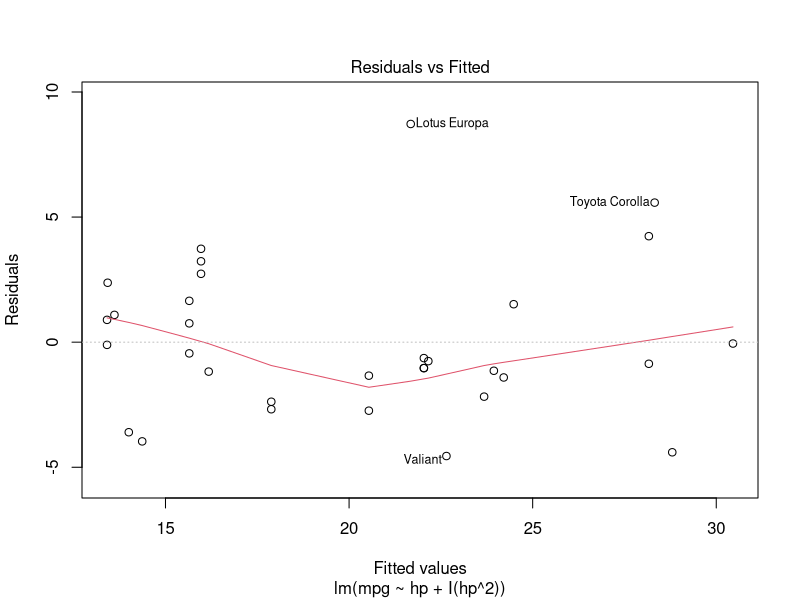
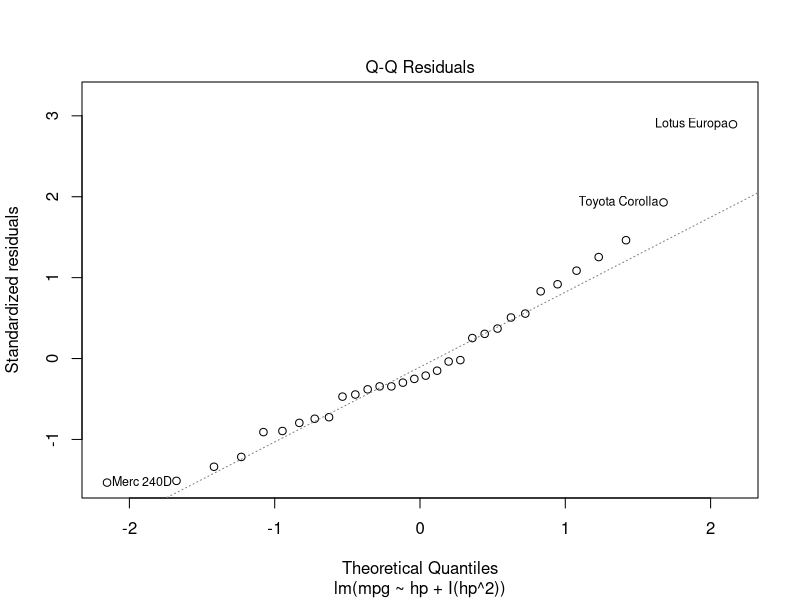
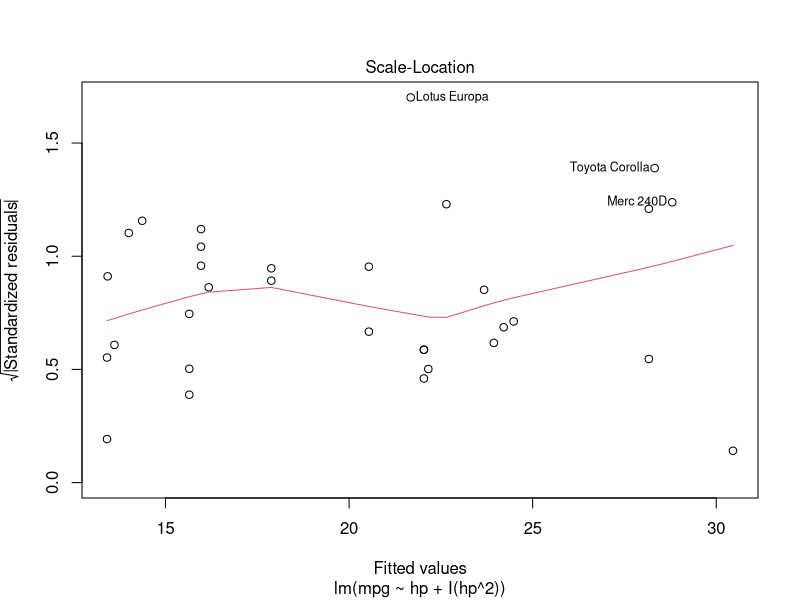
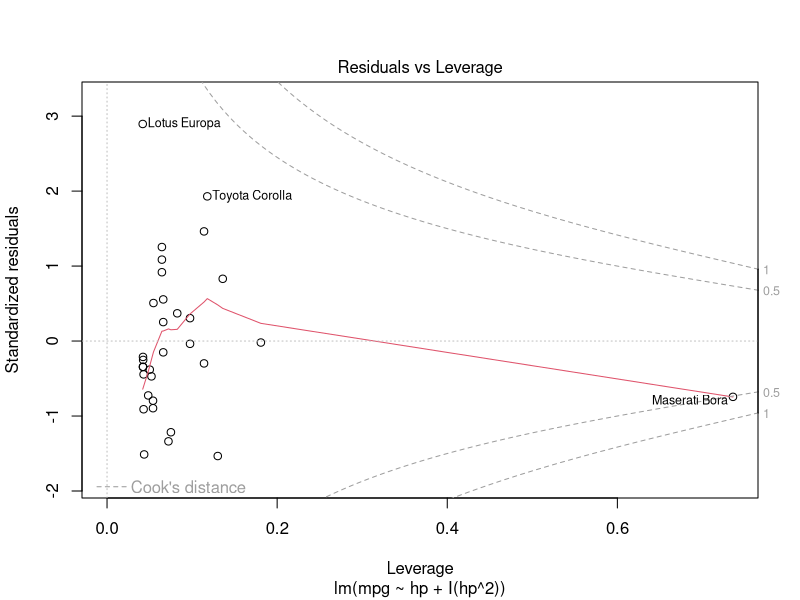

Reproduce these figures in R, in order.
## Additive Linear Regression
model <- lm(hp ~ cyl + carb + qsec, mtcars)
summary(model)

# Non Additive Linear Regression
model1 <- lm(hp ~ cyl * carb, mtcars)
summary(model1)

# Polynomial Regression
model2 <- lm(mpg ~ hp + I(hp^2), mtcars)
summary(model2)
plot(model2)
